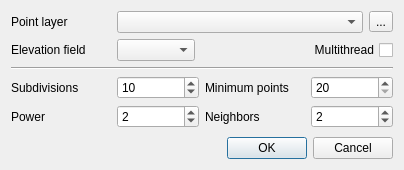
<?xml version="1.0" encoding="UTF-8"?>
<ui version="4.0">
 <class>Dialog</class>
 <widget class="QDialog" name="Dialog">
  <property name="geometry">
   <rect>
    <x>0</x>
    <y>0</y>
    <width>404</width>
    <height>170</height>
   </rect>
  </property>
  <property name="windowTitle">
   <string>Dialog</string>
  </property>
  <layout class="QGridLayout" name="gridLayout_2">
   <item row="0" column="0">
    <layout class="QGridLayout" name="gridLayout">
     <item row="0" column="1" colspan="3">
      <widget class="QComboBox" name="point_lyr_cbo"/>
     </item>
     <item row="2" column="0" colspan="5">
      <widget class="Line" name="line">
       <property name="orientation">
        <enum>Qt::Horizontal</enum>
       </property>
      </widget>
     </item>
     <item row="0" column="4">
      <widget class="QToolButton" name="browseSrcBtn">
       <property name="text">
        <string>...</string>
       </property>
      </widget>
     </item>
     <item row="1" column="1">
      <widget class="QgsFieldComboBox" name="point_lyr_field_cbo"/>
     </item>
     <item row="7" column="0" colspan="5">
      <widget class="QDialogButtonBox" name="buttonBox">
       <property name="orientation">
        <enum>Qt::Horizontal</enum>
       </property>
       <property name="standardButtons">
        <set>QDialogButtonBox::Cancel|QDialogButtonBox::Ok</set>
       </property>
      </widget>
     </item>
     <item row="0" column="0">
      <widget class="QLabel" name="label">
       <property name="minimumSize">
        <size>
         <width>100</width>
         <height>0</height>
        </size>
       </property>
       <property name="text">
        <string>Point layer</string>
       </property>
      </widget>
     </item>
     <item row="1" column="3" colspan="2">
      <widget class="QCheckBox" name="checkBox">
       <property name="layoutDirection">
        <enum>Qt::RightToLeft</enum>
       </property>
       <property name="text">
        <string>Multithread</string>
       </property>
      </widget>
     </item>
     <item row="1" column="0">
      <widget class="QLabel" name="label_3">
       <property name="minimumSize">
        <size>
         <width>100</width>
         <height>0</height>
        </size>
       </property>
       <property name="text">
        <string>Elevation field</string>
       </property>
      </widget>
     </item>
     <item row="6" column="0" colspan="5">
      <spacer name="verticalSpacer">
       <property name="orientation">
        <enum>Qt::Vertical</enum>
       </property>
       <property name="sizeHint" stdset="0">
        <size>
         <width>20</width>
         <height>40</height>
        </size>
       </property>
      </spacer>
     </item>
     <item row="1" column="2">
      <spacer name="horizontalSpacer_2">
       <property name="orientation">
        <enum>Qt::Horizontal</enum>
       </property>
       <property name="sizeType">
        <enum>QSizePolicy::Fixed</enum>
       </property>
       <property name="sizeHint" stdset="0">
        <size>
         <width>40</width>
         <height>20</height>
        </size>
       </property>
      </spacer>
     </item>
     <item row="3" column="0" rowspan="3" colspan="5">
      <layout class="QGridLayout" name="gridLayout_3">
       <item row="0" column="0">
        <widget class="QLabel" name="label_6">
         <property name="minimumSize">
          <size>
           <width>100</width>
           <height>0</height>
          </size>
         </property>
         <property name="text">
          <string>Subdivisions</string>
         </property>
        </widget>
       </item>
       <item row="0" column="3">
        <widget class="QSpinBox" name="min_dtm_sb">
         <property name="toolTip">
          <string>Minimum points used in a grid to create the OUTRC file</string>
         </property>
         <property name="minimum">
          <number>20</number>
         </property>
         <property name="maximum">
          <number>1000</number>
         </property>
        </widget>
       </item>
       <item row="0" column="2">
        <widget class="QLabel" name="label_2">
         <property name="minimumSize">
          <size>
           <width>100</width>
           <height>0</height>
          </size>
         </property>
         <property name="text">
          <string>Minimum points</string>
         </property>
        </widget>
       </item>
       <item row="0" column="1">
        <widget class="QSpinBox" name="subd_sb">
         <property name="toolTip">
          <string>Number of subdivisions addedd to the OUTRC file</string>
         </property>
         <property name="value">
          <number>10</number>
         </property>
        </widget>
       </item>
       <item row="1" column="0">
        <widget class="QLabel" name="label_4">
         <property name="minimumSize">
          <size>
           <width>100</width>
           <height>0</height>
          </size>
         </property>
         <property name="text">
          <string>Power</string>
         </property>
        </widget>
       </item>
       <item row="1" column="1">
        <widget class="QSpinBox" name="power_sb">
         <property name="toolTip">
          <string>The power parameter for the IDW formula (only vectors)</string>
         </property>
         <property name="singleStep">
          <number>1</number>
         </property>
         <property name="value">
          <number>2</number>
         </property>
        </widget>
       </item>
       <item row="1" column="2">
        <widget class="QLabel" name="label_5">
         <property name="minimumSize">
          <size>
           <width>100</width>
           <height>0</height>
          </size>
         </property>
         <property name="text">
          <string>Neighbors</string>
         </property>
        </widget>
       </item>
       <item row="1" column="3">
        <widget class="QSpinBox" name="neighbors_sb">
         <property name="toolTip">
          <string>Number of nearest neighbors to use for interpolation (only vectors)</string>
         </property>
         <property name="value">
          <number>2</number>
         </property>
        </widget>
       </item>
      </layout>
     </item>
    </layout>
   </item>
  </layout>
 </widget>
 <customwidgets>
  <customwidget>
   <class>QgsFieldComboBox</class>
   <extends>QComboBox</extends>
   <header>qgsfieldcombobox.h</header>
  </customwidget>
 </customwidgets>
 <resources/>
 <connections>
  <connection>
   <sender>buttonBox</sender>
   <signal>accepted()</signal>
   <receiver>Dialog</receiver>
   <slot>accept()</slot>
   <hints>
    <hint type="sourcelabel">
     <x>248</x>
     <y>254</y>
    </hint>
    <hint type="destinationlabel">
     <x>157</x>
     <y>274</y>
    </hint>
   </hints>
  </connection>
  <connection>
   <sender>buttonBox</sender>
   <signal>rejected()</signal>
   <receiver>Dialog</receiver>
   <slot>reject()</slot>
   <hints>
    <hint type="sourcelabel">
     <x>316</x>
     <y>260</y>
    </hint>
    <hint type="destinationlabel">
     <x>286</x>
     <y>274</y>
    </hint>
   </hints>
  </connection>
 </connections>
</ui>
